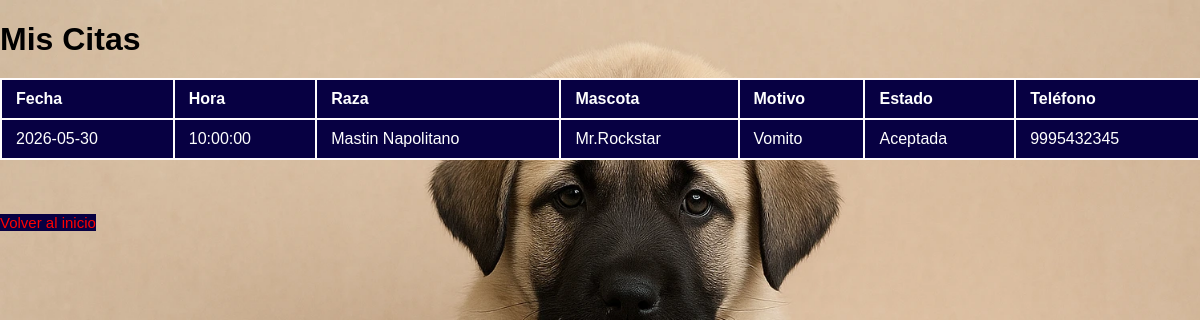
/citas.php (signed in), run on the app's committed database.
### tables this page shows
CREATE TABLE `citas` (
  `id` int(11) NOT NULL,
  `id_usuario` int(11) NOT NULL,
  `fecha` date NOT NULL,
  `hora` time NOT NULL,
  `raza` varchar(100) NOT NULL,
  `nom_mascota` varchar(100) NOT NULL,
  `motivo` varchar(255) NOT NULL,
  `estado` enum('Pendiente','Aceptada','Cancelada') NOT NULL DEFAULT 'Pendiente',
  `telefono` varchar(20) NOT NULL
);

### citas.php (the view, shortened to what this page needs)
<?php
require './Db/connection.php';
$id_usuario = $_SESSION['id'];
$query = mysqli_query($conn, "SELECT fecha, hora, raza, nom_mascota, motivo, estado, telefono FROM citas WHERE id_usuario = $id_usuario");
?>
<!DOCTYPE html>
<html lang="es">
<head>
  <link rel="stylesheet" href="./citas.css">
</head>
<body>
  <h1>Mis Citas</h1>
  <table id="tablaCitas">
    <thead>
      <tr>
        <th>Fecha</th>
        <th>Hora</th>
        <th>Raza</th>
        <th>Mascota</th>
        <th>Motivo</th>
        <th>Estado</th>
        <th>Teléfono</th>
      </tr>
    </thead>
    <tbody>
      <?php while ($cita = mysqli_fetch_array($query)) { ?>
        <tr>
          <td><?php echo $cita['fecha'] ?></td>
          <td><?php echo $cita['hora'] ?></td>
          <td><?php echo $cita['raza'] ?></td>
          <td><?php echo $cita['nom_mascota'] ?></td>
          <td><?php echo $cita['motivo'] ?></td>
          <td><?php echo $cita['estado'] ?></td>
          <td><?php echo $cita['telefono'] ?></td>
        </tr>
      <?php } ?>
    </tbody>
  </table>
  <br><br><br>
  <a class="link" href="./index.php">Volver al inicio</a>
</body>
</html>

### citas.css (style rules this page uses)
body { font-family: sans-serif; margin: 0; padding: 0; background-image: url("./imagenes/kangal.webp"); background-size: cover; background-repeat: no-repeat; min-height: 100vh; background-attachment: fixed; min-height: 100vh; }
a { text-decoration: none; }
h1 { margin-bottom: 8px; }
.link { text-align: center; font-size: 15px; margin-top: 16px; color: red; text-decoration: none; background-color: #070042; }
table { width: 100%; border-collapse: collapse; margin-top: 20px; color: white; background-color: #070042; color: white; }
th, td { border: 2px solid #fffcfc; padding: 10px 14px; text-align: left; }

### data on the page
citas: fecha "2026-05-30", hora "10:00:00", raza "Mastin Napolitano", nom_mascota "Mr.Rockstar", motivo "Vomito", estado "Aceptada", telefono "9995432345"
